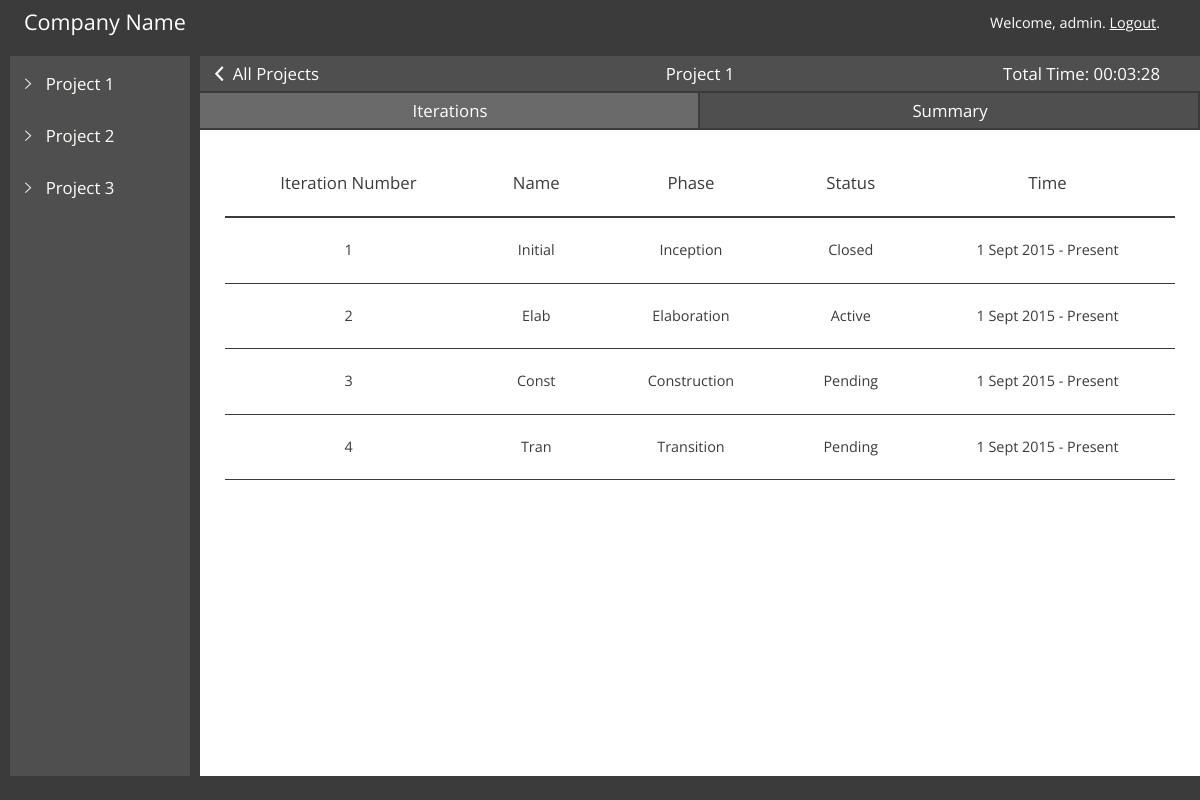
The page /ise_pdt/manager/admin/1/ (signed in) on the database its author committed.
### ise_pdt/models.py (models this page shows, shortened)
class Project(models.Model):
    creating_user = models.ForeignKey(User)
    project_name = models.CharField(max_length=20)
    project_creation_date = models.DateTimeField('date published')
    project_total_time = models.IntegerField(default=0)
    project_yield = models.FloatField(default=0)
    project_description = models.CharField(max_length=600)

### ise_pdt/views.py (the view)
# urls.py: url(r'^manager/(?P<username>[a-zA-Z0-9]{3,20})/(?P<project_id>[0-9]+)/$', views.project_m, name='project_m'),
def project_m(request, username, project_id):
    overall_total_project_time_seconds = 0
    overall_total_project_time_minutes = 0
    overall_total_project_time_hours = 0
    the_project = Project.objects.get(id = project_id)
    the_user = User.objects.get(username = username)
    overall_total_project_time_seconds = the_project.project_total_time
    list_of_projects = Project.objects.all().order_by('project_creation_date')
    list_of_users = User.objects.filter(groups__name='Developer').order_by('username')
    overall_total_project_time_hours = int(overall_total_project_time_seconds/3600)
    overall_total_project_time_minutes = int(overall_total_project_time_seconds/60)
    overall_total_project_time_seconds = int(overall_total_project_time_seconds % 60)
    if overall_total_project_time_seconds < 10:
      overall_total_project_time_seconds = '0'+str(overall_total_project_time_seconds)
    if overall_total_project_time_minutes < 10:
      overall_total_project_time_minutes = '0'+str(overall_total_project_time_minutes)
    if overall_total_project_time_hours < 10:
      overall_total_project_time_hours = '0'+str(overall_total_project_time_hours)
    context = {'list_of_projects': list_of_projects, 'list_of_users': list_of_users, 'the_project': the_project, 'the_user': the_user, 'overall_total_project_time_seconds': overall_total_project_time_seconds, 'overall_total_project_time_minutes': overall_total_project_time_minutes, 'overall_total_project_time_hours': overall_total_project_time_hours}
    if request.user.is_authenticated() and request.user.groups.filter(name='Manager').exists():
      return render(request, 'ise_pdt/project_m.html', context)
    else:
      return HttpResponseRedirect('/ise_pdt/logout')

### ise_pdt/templates/ise_pdt/project_m.html (shortened to what this page needs)
<!DOCTYPE html>
<html lang="en">
<head>
  {% load staticfiles %}
  <link rel="stylesheet" type="text/css" href="{% static 'ise_pdt/' %}" />
  <link rel="stylesheet" type="text/css" href="{% static 'ise_pdt/vendors/css/reset.css' %}">
  <link rel="stylesheet" type="text/css" href="{% static 'ise_pdt/vendors/css/bootstrap-custom.css' %}">
  <link rel="stylesheet" type="text/css" href="{% static 'ise_pdt/vendors/css/ionicons.min.css' %}">
  <link rel="stylesheet" type="text/css" href="{% static 'ise_pdt/resources/css/main-style.css' %}">
  <link rel="stylesheet" type="text/css" href="{% static 'ise_pdt/resources/css/main-style-m.css' %}">
</head>
<body>
  <div class="app-interface">
    <div class="top-bar">
      <div class="company-name">
        Company Name
      </div>
      <div class="user-name">
        Welcome, {{the_user.username}}.
        <a href="/ise_pdt/logout">Logout</a>.
      </div>
    </div>
    <div class="middle-bar">
      <div class="left-section col-xs-2">
        {% if list_of_projects %}
        <div class="left-navi">
          {% for project in list_of_projects %}
          <div class="navi-project-set">
            <div class="project-name-div">
              <div class="click-to-collapse">
                <i class="ion-ios-arrow-right"></i>
              </div>
              <a href="/ise_pdt/manager/{{the_user.username}}/{{project.id}}"><h2 class="project-name">{{project.project_name}}</h2></a>
            </div>
          </div>
          {% endfor %}
        </div>
        {% else %}
        <p>No projects are available.</p>
        {% endif %}
      </div>
      <div class="right-section col-xs-10">
        <div class="right-heading-bar col-xs-12">
          <a href="/ise_pdt/manager/{{the_user.username}}">
            <div class="heading-bar-back-button">
              <i class="ion-chevron-left"></i>
              <p>All Projects</p>
            </div>
          </a>
          <div class="heading-bar-project-title">
            {{the_project.project_name}}
          </div>
          <div class="heading-bar-project-time">
            Total Time: {{overall_total_project_time_hours}}:{{overall_total_project_time_minutes}}:{{overall_total_project_time_seconds}}
          </div>
        </div>
        <div class="right-tabs col-xs-12">
          <div class="project-tab col-xs-6 current" data-tab="iteration">
            <div class="tab-text">
              <p>Iterations</p>
            </div>
          </div>
          <div class="project-tab col-xs-6" data-tab="summary">
            <div class="tab-text">
              <p>Summary</p>
            </div>
          </div>
        </div>
        <div class="tabbed-div current" id="iteration">
		  <table class="iteration-table">
		    <tr>
		      <th>Iteration Number</th>
		      <th>Name</th>
		      <th>Phase</th>
		      <th>Status</th>
		      <th>Time</th>
		    </tr>
		    <tr class="data-row" onclick="location.href = '/ise_pdt/manager/admin/1/1';">
		      <td>1</td>
		      <td>Initial</td>
		      <td>Inception</td>
		      <td>Closed</td>
		      <td>1 Sept 2015 - Present</td>
		    </tr>
		    <tr class="data-row">
		      <td>2</td>
		      <td>Elab</td>
		      <td>Elaboration</td>
		      <td>Active</td>
		      <td>1 Sept 2015 - Present</td>
		    </tr>
		    <tr class="data-row">
		      <td>3</td>
		      <td>Const</td>
		      <td>Construction</td>
		      <td>Pending</td>
		      <td>1 Sept 2015 - Present</td>
		    </tr>
		    <tr class="data-row">
		      <td>4</td>
		      <td>Tran</td>
		      <td>Transition</td>
		      <td>Pending</td>
		      <td>1 Sept 2015 - Present</td>
		    </tr>
		  </table>
        </div>
      </div>
    </div>
    <div class="bottom-bar">
    </div>
  </div>
</body>
</html>

### ise_pdt/static/ise_pdt/resources/css/main-style.css (style rules this page uses)
html { font-family: Open Sans, sans-serif; font-size: 12px; color: #3B3B3B; }
.app-interface { height: 100vh; width: 100vw; }
a, a:visited, a:hover, a:active { color: inherit; }
.top-bar { background-color: #3B3B3B; width: 100%; height: 7%; color: #fff; }
.company-name { font-size: 180%; float: left; margin-top: 0.9%; margin-left: 2%; }
.user-name { font-size: 120%; float: right; margin-top: 1.3%; margin-right: 40px; }
.bottom-bar { background-color: #3B3B3B; width: 100%; height: 3%; }
.middle-bar { width: 100%; height: 90%; }
.middle-bar .left-section { height: 100%; display: inline-block; background-color: #3B3B3B; -webkit-user-select: none; -moz-user-select: none; -ms-user-select: none; user-select: none; }
.left-section .left-navi { display: block; margin: 0 auto; height: 100%; width: 90%; background-color: #4F4F4F; overflow-y: auto; }
.navi-project-set { padding-left: 15px; padding-right: 15px; padding-top: 20px; color: #fffffa; }
.project-name-div { font-size: 140%; margin-bottom: 15px; }
.project-name-div .click-to-collapse { display: inline-block; cursor: pointer; }
.project-name-div .project-name { display: inline-block; margin-left: 10px; }
.middle-bar .right-section { height: 100%; display: inline-block; }
.right-heading-bar { border-bottom: 2px solid #3B3B3B; height: 35px; background-color: #4F4F4F; }
.heading-bar-back-button { color: #fff; font-size: 140%; position: absolute; top: 50%; left: 1%; transform: translateY(-50%); }
.heading-bar-back-button p, .heading-bar-back-button i { display: inline-block; margin-left: 5px; }
.heading-bar-project-title { color: #fff; font-size: 140%; position: absolute; top: 50%; left: 50%; transform: translate(-50%, -50%); }
.heading-bar-project-time { color: #fff; font-size: 140%; position: absolute; top: 50%; right: 40px; transform: translateY(-50%); }
.right-tabs { border-bottom: 2px solid #3B3B3B; }
.project-tab { height: 35px; background-color: #4F4F4F; text-align: center; transition: background-color 0.3s; cursor: pointer; }
.project-tab.current { background-color: #696969; }
.tab-text:first-child { border-right: 2px solid #3B3B3B; }
.tab-text { height: 100%; font-size: 140%; color: #fff; }
.tab-text p { position: absolute; top: 50%; left: 50%; transform: translate(-50%,-50%); }
.tabbed-div { display: none; margin-top: 74px; }
.tabbed-div.current { display: inherit; }

### ise_pdt/static/ise_pdt/resources/css/main-style-m.css (style rules this page uses)
.iteration-table { position: absolute; top: 13%; left: 50%; transform: translateX(-50%); width: 95%; }
.iteration-table tr.data-row { border-bottom: 1px solid #3B3B3B; cursor: pointer; transition: background 0.3s, color 0.3s; }
.iteration-table tr:first-of-type { border-bottom: 2px solid #3B3B3B; }
.iteration-table td, .iteration-table th { padding: 25px; text-align: center; }
.iteration-table th { font-size: 140%; }
.iteration-table td { font-size: 120%; }

### rows shown on the page
Project: project_name "Project 1"
Project: project_name "Project 2"
Project: project_name "Project 3"

### other values the page prints
{{ the_user.username }} "admin"
{{ overall_total_project_time_hours }} "00"
{{ overall_total_project_time_minutes }} "03"
{{ overall_total_project_time_seconds }} "28"
